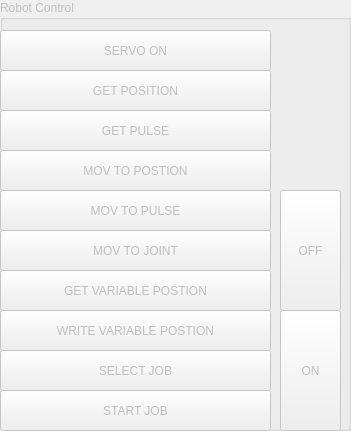
   <widget class="QGroupBox" name="groupBox_2">
    <property name="enabled">
     <bool>false</bool>
    </property>
    <property name="geometry">
     <rect>
      <x>10</x>
      <y>210</y>
      <width>351</width>
      <height>431</height>
     </rect>
    </property>
    <property name="title">
     <string>Robot Control</string>
    </property>
    <widget class="QPushButton" name="pushButtonServo">
     <property name="geometry">
      <rect>
       <x>0</x>
       <y>30</y>
       <width>271</width>
       <height>41</height>
      </rect>
     </property>
     <property name="text">
      <string>SERVO ON</string>
     </property>
    </widget>
    <widget class="QPushButton" name="pushButtonGetPosition">
     <property name="geometry">
      <rect>
       <x>0</x>
       <y>70</y>
       <width>271</width>
       <height>41</height>
      </rect>
     </property>
     <property name="text">
      <string>GET POSITION</string>
     </property>
    </widget>
    <widget class="QPushButton" name="pushButtonMOVJ">
     <property name="geometry">
      <rect>
       <x>0</x>
       <y>150</y>
       <width>271</width>
       <height>41</height>
      </rect>
     </property>
     <property name="text">
      <string>MOV TO POSTION</string>
     </property>
    </widget>
    <widget class="QPushButton" name="pushButtonMOVL">
     <property name="geometry">
      <rect>
       <x>0</x>
       <y>190</y>
       <width>271</width>
       <height>41</height>
      </rect>
     </property>
     <property name="text">
      <string>MOV TO PULSE</string>
     </property>
    </widget>
    <widget class="QPushButton" name="pushButtonGetPulse">
     <property name="geometry">
      <rect>
       <x>0</x>
       <y>110</y>
       <width>271</width>
       <height>41</height>
      </rect>
     </property>
     <property name="text">
      <string>GET PULSE</string>
     </property>
    </widget>
    <widget class="QPushButton" name="pushButtonMOVC">
     <property name="geometry">
      <rect>
       <x>0</x>
       <y>230</y>
       <width>271</width>
       <height>41</height>
      </rect>
     </property>
     <property name="text">
      <string>MOV TO JOINT</string>
     </property>
    </widget>
    <widget class="QPushButton" name="pushButtonStartJob">
     <property name="geometry">
      <rect>
       <x>0</x>
       <y>390</y>
       <width>271</width>
       <height>41</height>
      </rect>
     </property>
     <property name="text">
      <string>START JOB</string>
     </property>
    </widget>
    <widget class="QPushButton" name="pushButtonSelectJob">
     <property name="geometry">
      <rect>
       <x>0</x>
       <y>350</y>
       <width>271</width>
       <height>41</height>
      </rect>
     </property>
     <property name="text">
      <string>SELECT JOB</string>
     </property>
    </widget>
    <widget class="QPushButton" name="pushButtonGetVarPOs">
     <property name="geometry">
      <rect>
       <x>0</x>
       <y>270</y>
       <width>271</width>
       <height>41</height>
      </rect>
     </property>
     <property name="text">
      <string>GET VARIABLE POSTION</string>
     </property>
    </widget>
    <widget class="QPushButton" name="pushButtonWriteVarPos">
     <property name="geometry">
      <rect>
       <x>0</x>
       <y>310</y>
       <width>271</width>
       <height>41</height>
      </rect>
     </property>
     <property name="text">
      <string>WRITE VARIABLE POSTION</string>
     </property>
    </widget>
    <widget class="QPushButton" name="pushButtonOUT">
     <property name="geometry">
      <rect>
       <x>280</x>
       <y>310</y>
       <width>61</width>
       <height>121</height>
      </rect>
     </property>
     <property name="text">
      <string>ON</string>
     </property>
    </widget>
    <widget class="QPushButton" name="pushButtonOUT_2">
     <property name="geometry">
      <rect>
       <x>280</x>
       <y>190</y>
       <width>61</width>
       <height>121</height>
      </rect>
     </property>
     <property name="text">
      <string>OFF</string>
     </property>
    </widget>
   </widget>
